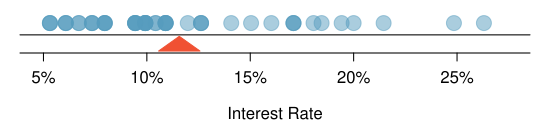

This figure's R source:
library(openintro)


d <- loan50$interest_rate
xlim <- c(0.9 * min(d), 1.05 * max(d))

myPDF("loan_int_rate_dot_plot.pdf",
      5.5,
      1.25,
      mar = c(3.6, 1, 0, 1),
      mgp = c(2.5, 0.7, 0),
      tcl = -0.4)
dotPlot(d,
        at = 1.007,
        xlab = 'Interest Rate',
        ylab = '',
        pch = 20,
        col = COL[1, 3],
        cex = 3, # 1.5,
        xlim = xlim,
        ylim = c(0.95, 1.05),
        axes = FALSE)
abline(h = 0.983)
AxisInPercent(1, pretty(c(0, d)))
M <- mean(d)
polygon(M + c(-1, 1, 0) * 1,
        c(0.95, 0.95, 0.98),
        border = COL[4],
        col = COL[4])
dev.off()



set.seed(10)
myPDF("loan_int_rate_dot_plot_stacked.pdf",
      5.5,
      2.5,
      mar = c(3.6, 1, 0.5, 1),
      mgp = c(2.5, 0.7, 0))
round.to <- 1
binned <- round.to * round(d / round.to)
tab <- table(binned)
cex    <- 1
plot(0,
     type = "n",
     xlab = "Interest Rate, Rounded to Nearest Percent",
     ylab = "",
     axes = FALSE,
     xlim = xlim,
     ylim = c(.5, 1.5 * max(tab)))
for (i in 1:length(tab)) {
  points(rep(as.numeric(names(tab[i])), tab[i]),
         1.5 * (1:tab[i]) - 0.4,
         pch = 19,
         col = COL[1],
         cex = 2 * cex)
}
abline(h = 0)
AxisInPercent(1, pretty(c(0, d)))

dev.off()



myPDF("emailCharactersDotPlotStackedRoundedHist.pdf", 7, 2,
      mar = c(3.1, 1, 0.5, 1), las = 1,
      mgp = c(2, 0.7, 0))
cex  <- 1
tmp  <- table(round(d) + 0.2)
x    <- rep(as.numeric(names(tmp)), tmp)
y    <- unlist((sapply(tmp, function(x) 1:x)))
plot(x, 3 * y - 1.5,
     xlab = "Number of Characters (in thousands)",
     axes = FALSE, ylab = "", xlim = c(0, 70),
     ylim = c(0, 5 * max(tmp)),
     col = COL[1], cex = cex, pch = 19, yaxs="i")
histPlot(d, breaks = 15, add = TRUE)
abline(h = 0)
axis(1, at = seq(0, 80, 10))
dev.off()


myPDF("emailCharactersDotPlotStackedRoundedWithSD.pdf", 7, 1.4,
      mar = c(3.1, 1, 0.5, 1), las = 1,
      mgp = c(2, 0.7, 0))
cex  <- 1
tmp  <- table(round(d) + 0.2)
x    <- rep(as.numeric(names(tmp)), tmp)
y    <- unlist((sapply(tmp, function(x) 1:x)))
plot(x, y, type = "n",
     xlab = "Number of Characters (in thousands)",
     axes = FALSE, ylab = "", xlim = c(0, 70),yaxs="i",
     ylim = c(0, max(tmp) + 1))
M <- mean(round(d))
SD <- sd(round(d))
tmp <- rgb(0,0,0,0)
rect(M - 3 * SD, 0, M + 3 * SD, 1000, col = COL[7,4], border = tmp)
rect(M - 2 * SD, 0, M + 2 * SD, 1000, col = COL[7,3], border = tmp)
rect(M - SD, 0, M + SD, 1000, col = COL[7,2], border = tmp)
lines(c(M, M), c(0, 1000), col = COL[6])
points(x, y, col = COL[1], cex = cex, pch = 19)
abline(h = 0)
axis(1, at = seq(0, 80, 10))
dev.off()

set.seed(10)
myPDF("loan_int_rate_dot_plot_stacked_triangle.pdf",
      5.5,
      2.5,
      mar = c(3.6, 1, 0.5, 1),
      mgp = c(2.5, 0.7, 0))
round.to <- 1
binned <- round.to * round(d / round.to)
tab <- table(binned)
cex    <- 1
plot(0,
     type = "n",
     xlab = "Interest Rate, Rounded to Nearest Percent",
     ylab = "",
     axes = FALSE,
     xlim = xlim,
     ylim = c(-1, 1.5 * max(tab)))
for (i in 1:length(tab)) {
  points(rep(as.numeric(names(tab[i])), tab[i]),
         1.5 * (1:tab[i]) - 0.4,
         pch = 19,
         col = COL[1],
         cex = 2 * cex)
}
abline(h = 0)
AxisInPercent(1, pretty(c(0, d)))
M <- mean(d)
polygon(M + c(-1, 1, 0) * 1,
        c(-1.2, -1.2, -0.1),
        border = COL[4],
        col = COL[4])
dev.off()



M
sd(d)
